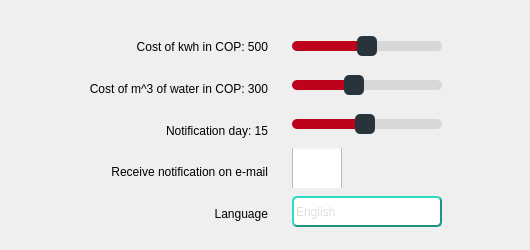
               <widget class="QWidget" name="basic">
                <attribute name="title">
                 <string>Basic</string>
                </attribute>
                <widget class="QWidget" name="widget_6" native="true">
                 <property name="geometry">
                  <rect>
                   <x>10</x>
                   <y>20</y>
                   <width>511</width>
                   <height>221</height>
                  </rect>
                 </property>
                 <layout class="QHBoxLayout" name="horizontalLayout_6">
                  <item>
                   <spacer name="horizontalSpacer_24">
                    <property name="orientation">
                     <enum>Qt::Horizontal</enum>
                    </property>
                    <property name="sizeHint" stdset="0">
                     <size>
                      <width>44</width>
                      <height>20</height>
                     </size>
                    </property>
                   </spacer>
                  </item>
                  <item>
                   <widget class="QWidget" name="widget_23" native="true">
                    <layout class="QVBoxLayout" name="verticalLayout_31">
                     <item>
                      <widget class="QLabel" name="cost_kwh_label">
                       <property name="styleSheet">
                        <string notr="true">font: 10pt &quot;Swis721 WGL4 BT&quot;;</string>
                       </property>
                       <property name="text">
                        <string>Cost of kwh in COP: 500</string>
                       </property>
                       <property name="alignment">
                        <set>Qt::AlignRight|Qt::AlignTrailing|Qt::AlignVCenter</set>
                       </property>
                      </widget>
                     </item>
                     <item>
                      <widget class="QLabel" name="cost_m3_label">
                       <property name="styleSheet">
                        <string notr="true">font: 10pt &quot;Swis721 WGL4 BT&quot;;</string>
                       </property>
                       <property name="text">
                        <string>Cost of m^3 of water in COP: 300</string>
                       </property>
                       <property name="alignment">
                        <set>Qt::AlignRight|Qt::AlignTrailing|Qt::AlignVCenter</set>
                       </property>
                      </widget>
                     </item>
                     <item>
                      <widget class="QLabel" name="notification_day_label">
                       <property name="styleSheet">
                        <string notr="true">font: 10pt &quot;Swis721 WGL4 BT&quot;;</string>
                       </property>
                       <property name="text">
                        <string>Notification day: 15</string>
                       </property>
                       <property name="alignment">
                        <set>Qt::AlignRight|Qt::AlignTrailing|Qt::AlignVCenter</set>
                       </property>
                      </widget>
                     </item>
                     <item>
                      <widget class="QLabel" name="label_41">
                       <property name="styleSheet">
                        <string notr="true">font: 10pt &quot;Swis721 WGL4 BT&quot;;</string>
                       </property>
                       <property name="text">
                        <string>Receive notification on e-mail</string>
                       </property>
                       <property name="alignment">
                        <set>Qt::AlignRight|Qt::AlignTrailing|Qt::AlignVCenter</set>
                       </property>
                      </widget>
                     </item>
                     <item>
                      <widget class="QLabel" name="label_42">
                       <property name="styleSheet">
                        <string notr="true">font: 10pt &quot;Swis721 WGL4 BT&quot;;</string>
                       </property>
                       <property name="text">
                        <string>Language</string>
                       </property>
                       <property name="alignment">
                        <set>Qt::AlignRight|Qt::AlignTrailing|Qt::AlignVCenter</set>
                       </property>
                      </widget>
                     </item>
                    </layout>
                   </widget>
                  </item>
                  <item>
                   <widget class="QWidget" name="widget_22" native="true">
                    <layout class="QVBoxLayout" name="verticalLayout_30">
                     <item>
                      <widget class="QSlider" name="cost_kwh">
                       <property name="minimumSize">
                        <size>
                         <width>140</width>
                         <height>31</height>
                        </size>
                       </property>
                       <property name="styleSheet">
                        <string notr="true">QSlider::groove:horizontal { /*treat the bar as a hole (good for size and borders)*/
border: 0px solid black; 
border-radius: 5px;
background-color: rgba(0, 0, 0,10%);
height: 10px;
}

QSlider::sub-page:horizontal {/*the left side of the bar*/
/*
background: qlineargradient(x1: 0, y1: 0,    x2: 0, y2: 1,
    stop: 0 rgb(170, 0, 0), stop: 1 rgb(255, 74, 74));
*/
background: #BF021C; /*red fill*/
border: 0px solid #777;
height: 10px; /*dont understand what thsi does*/
border-radius: 5px;
}

QSlider::add-page:horizontal {/*the right side of the bar*/
background: rgba(255, 255, 255,0%);
border: 0px solid #777;
height: 10px;
border-radius: 4px;
}

QSlider::handle:horizontal { /*the middle handler*/
background: #29333B; /*title dark blue*/
border: 0px solid rgb(141, 141, 141);

margin-top: -5px;
margin-bottom: -5px;
width: 20px;
border-radius: 5px;
}

QSlider::handle:horizontal:hover {
background: #2B2C33;
border: 0px solid #444;

border-radius: 8px;
}

QSlider::sub-page:horizontal:disabled {
background: rgb(0, 85, 0);
border-color: rgb(255, 0, 4);
}

QSlider::add-page:horizontal:disabled {
background: #eee;
border-color: #999;
}

QSlider::handle:horizontal:disabled {
background: #eee;
border: 1px solid #aaa;
border-radius: 4px;
}</string>
                       </property>
                       <property name="minimum">
                        <number>200</number>
                       </property>
                       <property name="maximum">
                        <number>800</number>
                       </property>
                       <property name="singleStep">
                        <number>1</number>
                       </property>
                       <property name="value">
                        <number>500</number>
                       </property>
                       <property name="orientation">
                        <enum>Qt::Horizontal</enum>
                       </property>
                      </widget>
                     </item>
                     <item>
                      <widget class="QSlider" name="cost_m3">
                       <property name="minimumSize">
                        <size>
                         <width>140</width>
                         <height>31</height>
                        </size>
                       </property>
                       <property name="styleSheet">
                        <string notr="true">QSlider::groove:horizontal { /*treat the bar as a hole (good for size and borders)*/
border: 0px solid black; 
border-radius: 5px;
background-color: rgba(0, 0, 0,10%);
height: 10px;
}

QSlider::sub-page:horizontal {/*the left side of the bar*/
/*
background: qlineargradient(x1: 0, y1: 0,    x2: 0, y2: 1,
    stop: 0 rgb(170, 0, 0), stop: 1 rgb(255, 74, 74));
*/
background: #BF021C; /*red fill*/
border: 0px solid #777;
height: 10px; /*dont understand what thsi does*/
border-radius: 5px;
}

QSlider::add-page:horizontal {/*the right side of the bar*/
background: rgba(255, 255, 255,0%);
border: 0px solid #777;
height: 10px;
border-radius: 4px;
}

QSlider::handle:horizontal { /*the middle handler*/
background: #29333B; /*title dark blue*/
border: 0px solid rgb(141, 141, 141);

margin-top: -5px;
margin-bottom: -5px;
width: 20px;
border-radius: 5px;
}

QSlider::handle:horizontal:hover {
background: #2B2C33;
border: 0px solid #444;

border-radius: 8px;
}

QSlider::sub-page:horizontal:disabled {
background: rgb(0, 85, 0);
border-color: rgb(255, 0, 4);
}

QSlider::add-page:horizontal:disabled {
background: #eee;
border-color: #999;
}

QSlider::handle:horizontal:disabled {
background: #eee;
border: 1px solid #aaa;
border-radius: 4px;
}</string>
                       </property>
                       <property name="minimum">
                        <number>100</number>
                       </property>
                       <property name="maximum">
                        <number>600</number>
                       </property>
                       <property name="singleStep">
                        <number>1</number>
                       </property>
                       <property name="value">
                        <number>300</number>
                       </property>
                       <property name="orientation">
                        <enum>Qt::Horizontal</enum>
                       </property>
                      </widget>
                     </item>
                     <item>
                      <widget class="QSlider" name="notification_day">
                       <property name="minimumSize">
                        <size>
                         <width>140</width>
                         <height>31</height>
                        </size>
                       </property>
                       <property name="styleSheet">
                        <string notr="true">QSlider::groove:horizontal { /*treat the bar as a hole (good for size and borders)*/
border: 0px solid black; 
border-radius: 5px;
background-color: rgba(0, 0, 0,10%);
height: 10px;
}

QSlider::sub-page:horizontal {/*the left side of the bar*/
/*
background: qlineargradient(x1: 0, y1: 0,    x2: 0, y2: 1,
    stop: 0 rgb(170, 0, 0), stop: 1 rgb(255, 74, 74));
*/
background: #BF021C; /*red fill*/
border: 0px solid #777;
height: 10px; /*dont understand what thsi does*/
border-radius: 5px;
}

QSlider::add-page:horizontal {/*the right side of the bar*/
background: rgba(255, 255, 255,0%);
border: 0px solid #777;
height: 10px;
border-radius: 4px;
}

QSlider::handle:horizontal { /*the middle handler*/
background: #29333B; /*title dark blue*/
border: 0px solid rgb(141, 141, 141);

margin-top: -5px;
margin-bottom: -5px;
width: 20px;
border-radius: 5px;
}

QSlider::handle:horizontal:hover {
background: #2B2C33;
border: 0px solid #444;

border-radius: 8px;
}

QSlider::sub-page:horizontal:disabled {
background: rgb(0, 85, 0);
border-color: rgb(255, 0, 4);
}

QSlider::add-page:horizontal:disabled {
background: #eee;
border-color: #999;
}

QSlider::handle:horizontal:disabled {
background: #eee;
border: 1px solid #aaa;
border-radius: 4px;
}</string>
                       </property>
                       <property name="minimum">
                        <number>1</number>
                       </property>
                       <property name="maximum">
                        <number>30</number>
                       </property>
                       <property name="singleStep">
                        <number>1</number>
                       </property>
                       <property name="pageStep">
                        <number>3</number>
                       </property>
                       <property name="value">
                        <number>15</number>
                       </property>
                       <property name="orientation">
                        <enum>Qt::Horizontal</enum>
                       </property>
                      </widget>
                     </item>
                     <item>
                      <widget class="QCheckBox" name="email_notifications">
                       <property name="sizePolicy">
                        <sizepolicy hsizetype="Fixed" vsizetype="Fixed">
                         <horstretch>0</horstretch>
                         <verstretch>0</verstretch>
                        </sizepolicy>
                       </property>
                       <property name="minimumSize">
                        <size>
                         <width>60</width>
                         <height>40</height>
                        </size>
                       </property>
                       <property name="styleSheet">
                        <string notr="true">QCheckBox {/*this is for the text*/
    
}

QCheckBox::indicator {/*this is for the icon*/
/*the compilator always go for the minimun*/
min-width:50px;
min-height:50px;
}

QCheckBox::indicator:unchecked {
    image: url(./src/icons/togg_off.png); /*the additional stuff is to make it resizable*/
}

QCheckBox::indicator:unchecked:hover {
    image: url(./src/icons/togg_off_h.png) ;
}

QCheckBox::indicator:unchecked:pressed {
     image: url(./src/icons/togg_off_p.png);
}

QCheckBox::indicator:checked {
    image: url(./src/icons/togg_on.png);
}

QCheckBox::indicator:checked:hover {
    image: url(./src/icons/togg_on_h.png);
}

QCheckBox::indicator:checked:pressed {
    image: url(./src/icons/togg_on_p.png) ;
}

QCheckBox::indicator:indeterminate:hover {
    image: url(./src/icons/togg_on_p.png) ;
}

QCheckBox::indicator:indeterminate:pressed {
    image: url(./src/icons/togg_on_p.png) ;
}</string>
                       </property>
                       <property name="text">
                        <string/>
                       </property>
                      </widget>
                     </item>
                     <item>
                      <widget class="QComboBox" name="comboBox_5">
                       <property name="minimumSize">
                        <size>
                         <width>150</width>
                         <height>31</height>
                        </size>
                       </property>
                       <property name="styleSheet">
                        <string notr="true">QComboBox {

	color: #DEDEDE; /*color del texto*/ /*almost black*/
	border-radius: 5px; /*radio de las esquinas*/

	border: solid #1B9482;  /*color del borde*/
	border-width: 2px; /*ancho*/
	border-style: outset; /*luz desde arriba*/

	padding: 2px;
	font: bold 10pt &quot;Swis721 WGL4 BT&quot;;
	

}
QComboBox:on { /* shift the text when the popup opens */
    padding-top: 3px;
    padding-left: 4px;
	border-style: inset; /*luz desde arriba*/
	
}
QComboBox:editable {
    background: #D6D5DC; /*light blue background from the pop up*/
}

QComboBox:!editable, QComboBox::drop-down:editable {/*describes the  button itself*/

	/*image: url(./icons/c_n.png);*/
	background: qlineargradient( /*normal*/
	spread:pad,
	x1:0, y1:0, x2:0, y2:1,
	stop:0 #22B29D, stop:1 #22B29D);  
     
}

/* QComboBox gets the &quot;on&quot; state when the popup is open */
QComboBox:!editable:on, QComboBox::drop-down:editable:on {
	/*image: url(./icons/c_p.png);*/
   	background: qlineargradient(
	spread:pad,
	 x1:0, y1:0, x2:0, y2:1,
	stop:0 #136559, stop:1 #1D9886);
	
}



QComboBox::drop-down { /*the box were the down arrow resides*/
    subcontrol-origin: padding;
    subcontrol-position: center right;
    width: 15px;
	
	border: 0px solid black;

}

QComboBox::down-arrow {/*describes de arrow on the side of the button*/
    image: url(./icons/arrow_n.png);
	width: 15px;
}

QComboBox::down-arrow:on { /* shift the arrow when popup is open */
    top: 1px;
    left: 1px;
}

/*pup up secction:*/

QComboBox QAbstractItemView {
	color: solid grey;
    border: 0px solid darkgray;
	border-radius: 5px;
    selection-background-color: #2B2C33; /*selected item background*/
	/*selection-border: 2px solid black;*/
}
</string>
                       </property>
                       <item>
                        <property name="text">
                         <string>English</string>
                        </property>
                       </item>
                       <item>
                        <property name="text">
                         <string>Español</string>
                        </property>
                       </item>
                      </widget>
                     </item>
                    </layout>
                   </widget>
                  </item>
                  <item>
                   <spacer name="horizontalSpacer_25">
                    <property name="orientation">
                     <enum>Qt::Horizontal</enum>
                    </property>
                    <property name="sizeHint" stdset="0">
                     <size>
                      <width>44</width>
                      <height>20</height>
                     </size>
                    </property>
                   </spacer>
                  </item>
                 </layout>
                </widget>
               </widget>
